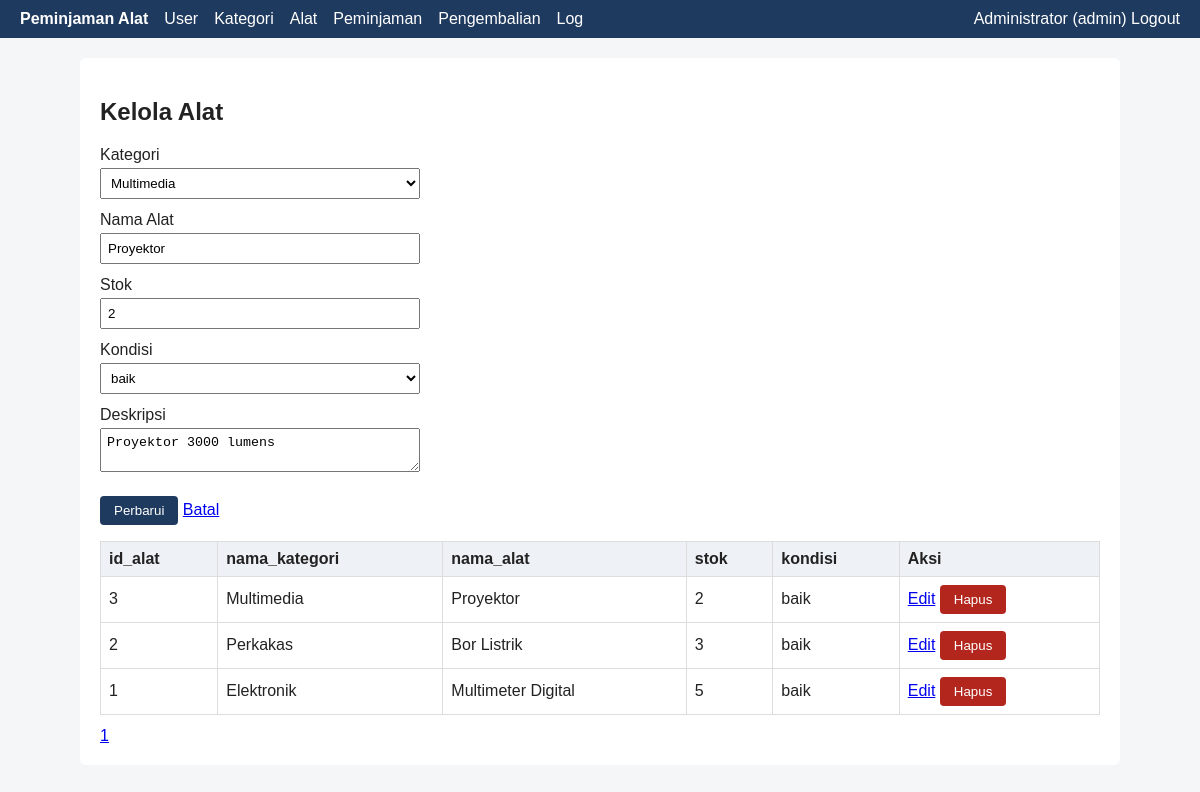
Screenshot of /admin/alat.php?edit=3 (signed in) with the database file from the repository.
### tables this page shows
CREATE TABLE alat (
  id_alat INT UNSIGNED AUTO_INCREMENT PRIMARY KEY,
  id_kategori INT UNSIGNED NOT NULL,
  nama_alat VARCHAR(100) NOT NULL,
  stok INT NOT NULL DEFAULT 0 CHECK (stok >= 0),
  kondisi ENUM('baik','rusak ringan','rusak berat') NOT NULL DEFAULT 'baik',
  deskripsi TEXT NULL,
  INDEX idx_alat_nama (nama_alat),
  CONSTRAINT fk_alat_kategori FOREIGN KEY (id_kategori) REFERENCES kategori(id_kategori)
);

CREATE TABLE kategori (
  id_kategori INT UNSIGNED AUTO_INCREMENT PRIMARY KEY,
  nama_kategori VARCHAR(80) NOT NULL UNIQUE
);

### admin/alat.php (called while the page is built, shortened)
<?php
require_once __DIR__ . '/../includes/crud.php';
crud_page([
    'title' => 'Alat', 'table' => 'alat', 'pk' => 'id_alat',
    'sql' => 'SELECT a.id_alat, k.nama_kategori, a.nama_alat, a.stok, a.kondisi FROM alat a JOIN kategori k ON k.id_kategori = a.id_kategori ORDER BY a.id_alat DESC',
    'fields' => [
        'id_kategori' => ['Kategori', 'select', 'SELECT id_kategori, nama_kategori FROM kategori'],
        'nama_alat' => ['Nama Alat', 'text'], 'stok' => ['Stok', 'number'],
        'kondisi' => ['Kondisi', 'select', ['baik' => 'baik', 'rusak ringan' => 'rusak ringan', 'rusak berat' => 'rusak berat']],
        'deskripsi' => ['Deskripsi', 'textarea'],
    ],
]);

### includes/db.php (called while the page is built, shortened)
<?php
function e($s): string { return htmlspecialchars((string)$s, ENT_QUOTES, 'UTF-8'); }

### includes/crud.php (the view, shortened to what this page needs)
<?php
require_once __DIR__ . '/layout.php';
function crud_page(array $c): void
{
    $pdo = db();
    $fields = $c['fields'];
    $edit = null;
    if (isset($_GET['edit'])) {
        $st = $pdo->prepare("SELECT * FROM {$c['table']} WHERE {$c['pk']} = ?");
        $st->execute([(int)$_GET['edit']]);
        $edit = $st->fetch() ?: null;
    }
    $page = max(1, (int)($_GET['p'] ?? 1));
    $per = 10;
    $total = (int)$pdo->query("SELECT COUNT(*) FROM {$c['table']}")->fetchColumn();
    $rows = $pdo->query($c['sql'] . ' LIMIT ' . $per . ' OFFSET ' . (($page - 1) * $per))->fetchAll();
    echo '<form method="post"><input type="hidden" name="csrf" value="' . csrf_token() . '">';
    foreach ($fields as $n => [$label, $type]) {
        $opt = $fields[$n][2] ?? null;
        $val = $type === 'password' ? '' : ($edit[$n] ?? '');
        echo '<label>' . e($label) . '</label>';
        if ($type === 'select') {
            $list = is_array($opt) ? $opt : $pdo->query($opt)->fetchAll(PDO::FETCH_KEY_PAIR);
            echo '<select name="' . $n . '" required>';
            foreach ($list as $k => $l) echo '<option value="' . e($k) . '"' . ((string)$k === (string)$val ? ' selected' : '') . '>' . e($l) . '</option>';
            echo '</select>';
        } elseif ($type === 'textarea') {
            echo '<textarea name="' . $n . '">' . e($val) . '</textarea>';
        } else {
            $req = ($type === 'password' && $edit) ? '' : 'required';
            echo '<input type="' . $type . '" name="' . $n . '" value="' . e($val) . '" ' . $req . ($type === 'number' ? ' min="0"' : '') . '>';
        }
    }
    echo '<p><button>' . ($edit ? 'Perbarui' : 'Tambah') . '</button> ' . ($edit ? '<a href="' . e($_SERVER['PHP_SELF']) . '">Batal</a>' : '') . '</p></form>';
    echo '<table><tr>';
    if ($rows) foreach (array_keys($rows[0]) as $h) echo '<th>' . e($h) . '</th>';
    echo '<th>Aksi</th></tr>';
    foreach ($rows as $r) {
        echo '<tr>';
        foreach ($r as $v) echo '<td>' . e($v) . '</td>';
        $id = $r[$c['pk']];
        echo '<td><a href="?edit=' . (int)$id . '">Edit</a> <form method="post" style="display:inline" onsubmit="return confirm(\'Hapus data?\')">'
            . '<input type="hidden" name="csrf" value="' . csrf_token() . '"><input type="hidden" name="aksi" value="hapus"><input type="hidden" name="id" value="' . (int)$id . '">'
            . '<button class="btn-danger">Hapus</button></form></td></tr>';
    }
    echo '</table><div class="pager">';
    for ($i = 1; $i <= max(1, ceil($total / $per)); $i++) echo '<a href="?p=' . $i . '">' . $i . '</a>';
    echo '</div>';
}

### assets/style.css (style rules this page uses)
body { font-family:Arial,sans-serif;margin:0;background:#f4f6f8;color:#222 }
table { width:100%;border-collapse:collapse;margin:12px 0 }
th,td { border:1px solid #ddd;padding:8px;text-align:left }
th { background:#eef2f7 }
input,select,textarea { padding:6px;margin:4px 0;width:100%;max-width:320px;box-sizing:border-box }
label { display:block;margin-top:8px }
button,.btn { background:#1f3a5f;color:#fff;border:0;padding:7px 14px;border-radius:4px;cursor:pointer;text-decoration:none;display:inline-block }
.btn-danger { background:#b3261e }
.pager a { margin-right:6px }

### rows the page displays
alat: id_kategori "Multimedia", nama_alat "Proyektor", stok "2", deskripsi "Proyektor 3000 lumens", id_alat "3", id_kategori.nama_kategori "Multimedia", kondisi "baik"
alat: id_alat "2", id_kategori.nama_kategori "Perkakas", nama_alat "Bor Listrik", stok "3", kondisi "baik"
alat: id_alat "1", id_kategori.nama_kategori "Elektronik", nama_alat "Multimeter Digital", stok "5", kondisi "baik"

### other values shown
$label "User"
$label "Kategori"
$label "Alat"
$label "Peminjaman"
$label "Pengembalian"
$label "Log"
$u['nama'] "Administrator"
$u['role'] "admin"
$title "Kelola Alat"
$label "Nama Alat"
$label "Stok"
$label "Kondisi"
$label "Deskripsi"
$h "id_alat"
$h "nama_kategori"
